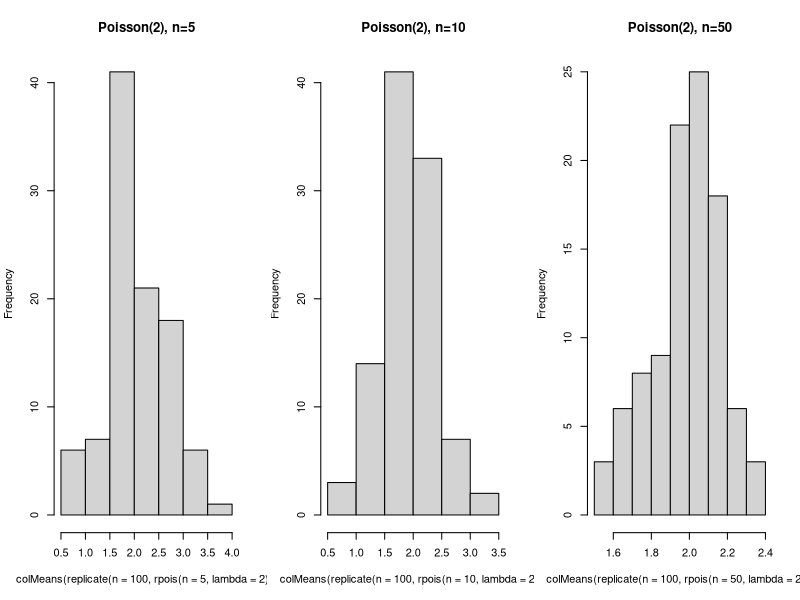
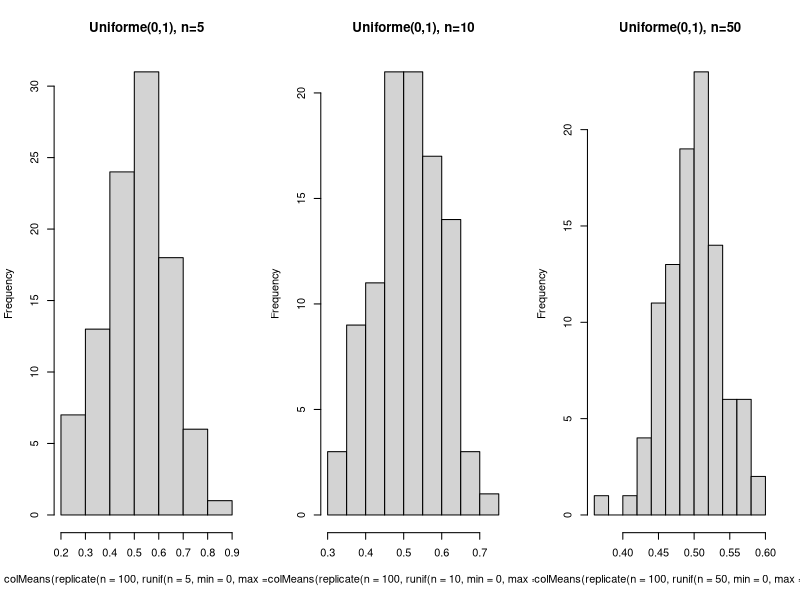

Generate these figures, in order, with R:
## ---- chunk 1
knitr::opts_chunk$set(echo = TRUE)
## ---- chunk 2
par(mfrow=c(1,3))
hist( colMeans( replicate( n = 100, rpois( n = 5, lambda = 2))), main="Poisson(2), n=5")
hist( colMeans( replicate( n = 100, rpois( n = 10, lambda = 2))), main="Poisson(2), n=10")
hist( colMeans( replicate( n = 100, rpois( n = 50, lambda = 2))), main="Poisson(2), n=50")
## ---- chunk 3
par(mfrow=c(1,3))
hist( colMeans( replicate( n = 100, runif( n = 5, min = 0, max = 1))), main="Uniforme(0,1), n=5")
hist( colMeans( replicate( n = 100, runif( n = 10, min = 0, max = 1))), main="Uniforme(0,1), n=10")
hist( colMeans( replicate( n = 100, runif( n = 50, min = 0, max = 1))), main="Uniforme(0,1), n=50")
